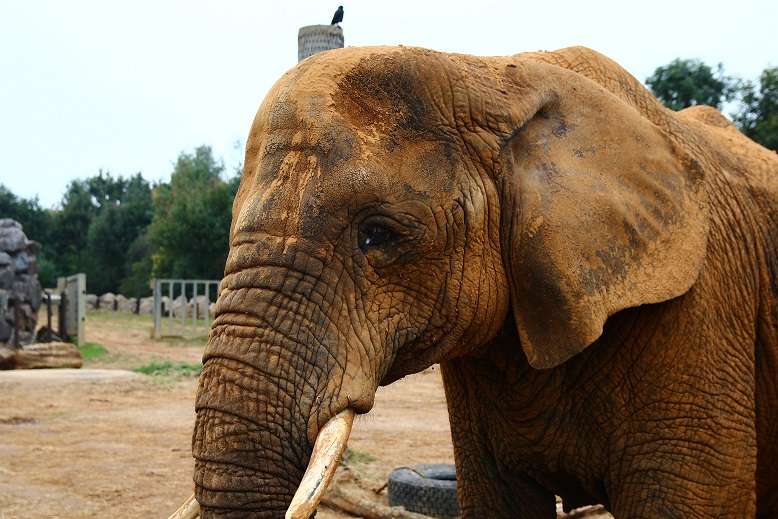
#> input picture images/elephant.jpg, 778 x 519 px
$ python HOG.py
#> lines starting #> are read from the running program, lines starting #| are printed output that depends on the picture
import numpy as np
import cv2
import matplotlib.pyplot as plt
import os.path

"""
Histogram of Oriented Gradients

http://www.learnopencv.com/histogram-of-oriented-gradients/
http://stackoverflow.com/questions/6090399/get-hog-image-features-from-opencv-python
http://www.juergenwiki.de/work/wiki/doku.php?id=public:hog_descriptor_computation_and_visualization
"""

# Load image then grayscale
image = cv2.imread(os.path.dirname(__file__) + '/../images/elephant.jpg')
#> image is the input picture: shape (519, 778, 3); mean B, G, R 95.2, 117.2, 135.3
gray = cv2.cvtColor(image, cv2.COLOR_BGR2GRAY)
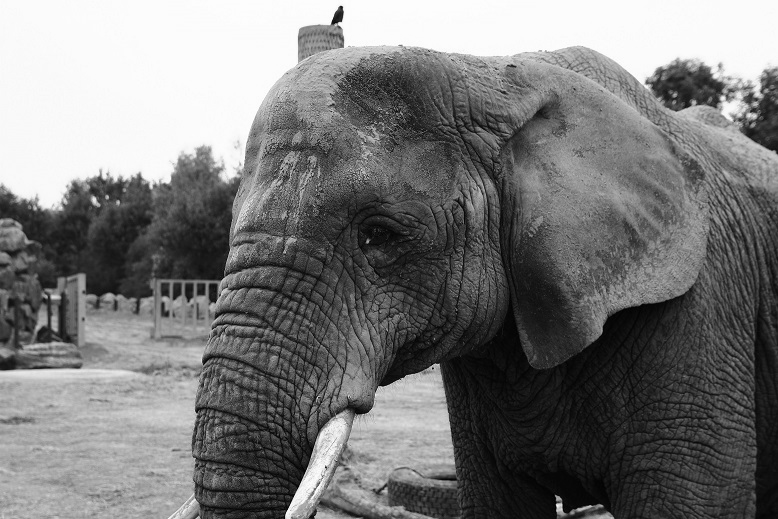
#> gray: shape (519, 778); min 0, max 255, mean 120.1

# Show original Image
cv2.imshow('Input Image', image)
cv2.waitKey(0)

# h x w in pixels
cell_size = (8, 8)

 # h x w in cells
block_size = (2, 2)

# number of orientation bins
nbins = 9

# Using OpenCV's HOG Descriptor
# winSize is the size of the image cropped to a multiple of the cell size
hog = cv2.HOGDescriptor(_winSize=(gray.shape[1] // cell_size[1] * cell_size[1],
                                  gray.shape[0] // cell_size[0] * cell_size[0]),
                        _blockSize=(block_size[1] * cell_size[1],
                                    block_size[0] * cell_size[0]),
                        _blockStride=(cell_size[1], cell_size[0]),
                        _cellSize=(cell_size[1], cell_size[0]),
                        _nbins=nbins)

# Create numpy array shape which we use to create hog_feats
n_cells = (gray.shape[0] // cell_size[0], gray.shape[1] // cell_size[1])
#> n_cells = (64, 97)

# We index blocks by rows first.
# hog_feats now contains the gradient amplitudes for each direction,
# for each cell of its group for each group. Indexing is by rows then columns.
hog_feats = hog.compute(gray).reshape(n_cells[1] - block_size[1] + 1,
                        n_cells[0] - block_size[0] + 1,
                        block_size[0], block_size[1], nbins).transpose((1, 0, 2, 3, 4))

# Create our gradients array with nbin dimensions to store gradient orientations
gradients = np.zeros((n_cells[0], n_cells[1], nbins))

# Create array of dimensions
cell_count = np.full((n_cells[0], n_cells[1], 1), 0, dtype=int)

# Block Normalization
for off_y in range(block_size[0]):
    for off_x in range(block_size[1]):
        gradients[off_y:n_cells[0] - block_size[0] + off_y + 1,
                  off_x:n_cells[1] - block_size[1] + off_x + 1] += \
            hog_feats[:, :, off_y, off_x, :]
        cell_count[off_y:n_cells[0] - block_size[0] + off_y + 1,
                   off_x:n_cells[1] - block_size[1] + off_x + 1] += 1
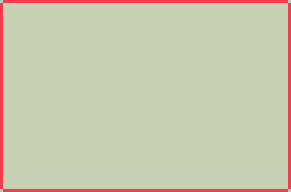
#> cell_count: shape (64, 97, 1) int64 (shown 3 times larger); 3 distinct labels, from 1 to 4; one colour per label, 0 black

# Average gradients
gradients /= cell_count

# Plot HOGs using Matplotlib
# angle is 360 / nbins * direction
color_bins = 5
plt.pcolor(gradients[:, :, color_bins])
plt.gca().invert_yaxis()
plt.gca().set_aspect('equal', adjustable='box')
plt.colorbar()
plt.show()
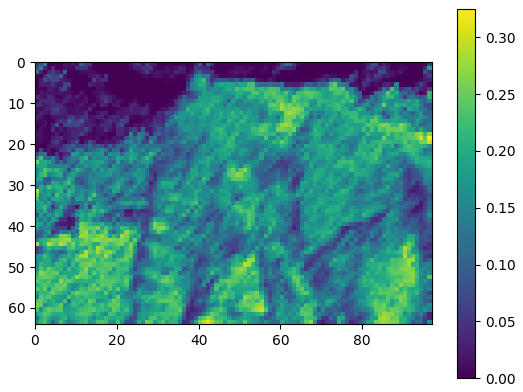
#> figure drawn by matplotlib, 2 panels
cv2.destroyAllWindows()

$ run again, with images/Hillary.jpg copied over images/elephant.jpg
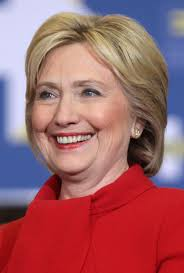
#> input picture images/Hillary.jpg, 184 x 273 px
#> image is the input picture: shape (273, 184, 3); mean B, G, R 104.2, 98.1, 159.7
#> after the loop `for off_y in range(block_size[0]):`:
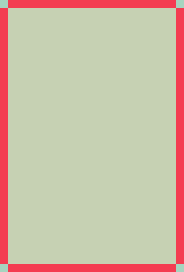
#> cell_count: shape (34, 23, 1) int64 (shown 8 times larger); 3 distinct labels, from 1 to 4; one colour per label, 0 black
#> `plt.show()`:
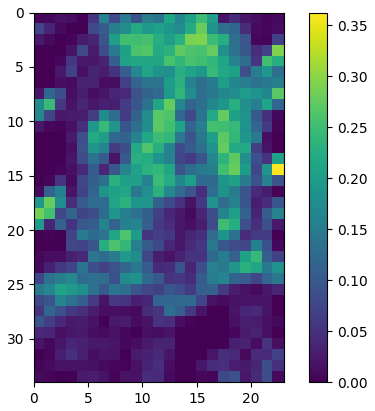
#> figure drawn by matplotlib, 2 panels
